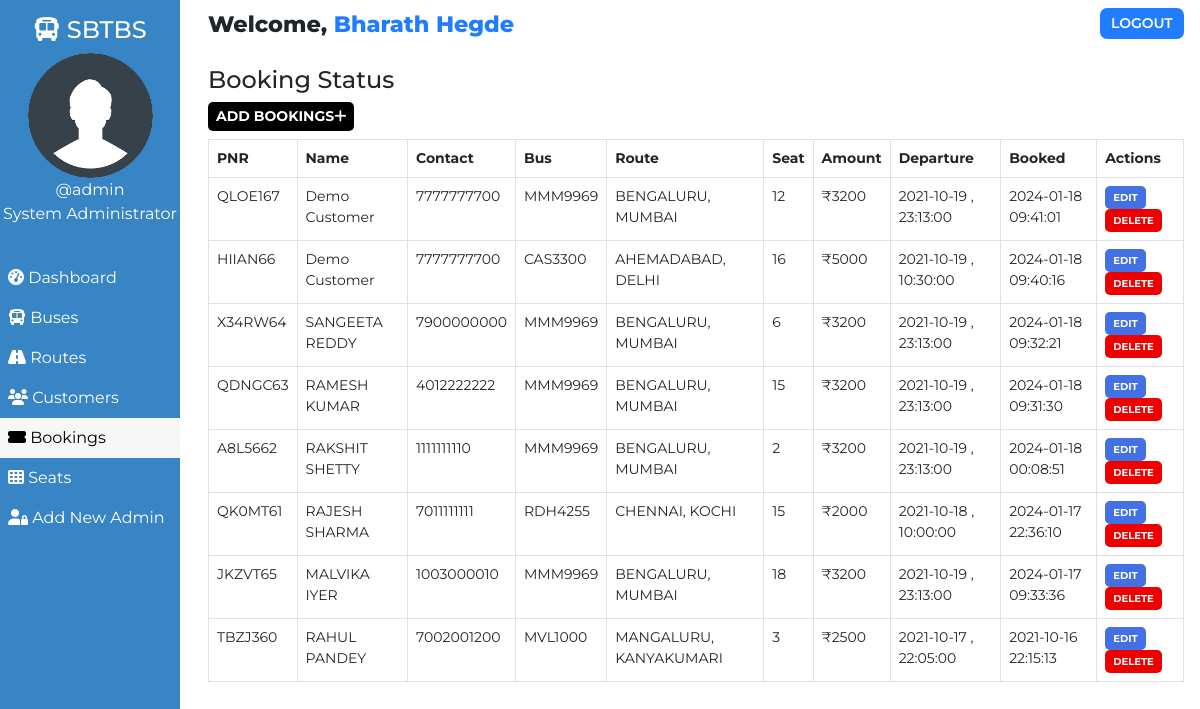
The page /admin/booking.php (signed in) on the database its author committed.
### tables this page shows
CREATE TABLE `users` (
  `user_id` int(11) NOT NULL,
  `user_fullname` varchar(100) NOT NULL,
  `user_name` varchar(30) NOT NULL,
  `user_password` varchar(255) NOT NULL,
  `user_created` datetime NOT NULL DEFAULT CURRENT_TIMESTAMP
);

CREATE TABLE `bookings` (
  `id` int(100) NOT NULL,
  `booking_id` varchar(255) NOT NULL,
  `customer_id` varchar(255) NOT NULL,
  `route_id` varchar(255) NOT NULL,
  `customer_route` varchar(200) NOT NULL,
  `booked_amount` varchar(100) NOT NULL,
  `booked_seat` varchar(100) NOT NULL,
  `booking_created` datetime NOT NULL DEFAULT CURRENT_TIMESTAMP
);

CREATE TABLE `customers` (
  `id` int(100) NOT NULL,
  `customer_id` varchar(255) NOT NULL,
  `customer_name` varchar(30) NOT NULL,
  `customer_phone` varchar(10) NOT NULL,
  `customer_created` datetime NOT NULL DEFAULT CURRENT_TIMESTAMP
);

CREATE TABLE `routes` (
  `id` int(100) NOT NULL,
  `route_id` varchar(255) NOT NULL,
  `bus_no` varchar(155) NOT NULL,
  `route_cities` varchar(255) NOT NULL,
  `route_dep_date` date NOT NULL,
  `route_dep_time` time NOT NULL,
  `route_step_cost` int(100) NOT NULL,
  `route_created` datetime NOT NULL DEFAULT CURRENT_TIMESTAMP
);

### assets/partials/_functions.php (called while the page is built, shortened)
<?php
    function get_from_table($conn, $table, $primaryKey, $pKeyValue, $toget)
    {
        $sql = "SELECT * FROM $table WHERE $primaryKey='$pKeyValue'";
        $result = mysqli_query($conn, $sql);
        $row = mysqli_fetch_assoc($result);
        if($row)
        {
            return $row["$toget"];
        }
        return false;
    }
?>

### admin/booking.php (the view, shortened to what this page needs)
<!DOCTYPE html>
<html lang="en">
<head>
    <link href="https://cdn.jsdelivr.net/npm/bootstrap@5.0.1/dist/css/bootstrap.min.css" rel="stylesheet">
    <?php
        $page="booking";
    ?>
</head>
<body>
    <?php require '../assets/partials/_admin-header.php';?>
        <?php
            $resultSql = "SELECT * FROM `bookings` ORDER BY booking_created DESC";
            $resultSqlResult = mysqli_query($conn, $resultSql);
            if(!mysqli_num_rows($resultSqlResult)){ ?>
                <div class="container mt-4">
                    <div id="noCustomers" class="alert alert-dark " role="alert">
                        <h1 class="alert-heading">No Bookings Found!!</h1>
                        <p class="fw-light">Be the first person to add one!</p>
                        <hr>
                        <div id="addCustomerAlert" class="alert alert-success" role="alert">
                                Click on <button id="add-button" class="button btn-sm"type="button"data-bs-toggle="modal" data-bs-target="#addModal">ADD <i class="fas fa-plus"></i></button> to add a booking!
                        </div>
                    </div>
                </div>
            <?php }
            else { ?>
            <section id="booking">
                <div id="head">
                    <h4>Booking Status</h4>
                </div>
                <div id="booking-results">
                    <div>
                        <button id="add-button" class="button btn-sm"type="button"data-bs-toggle="modal" data-bs-target="#addModal">Add Bookings<i class="fas fa-plus"></i></button>
                    </div>
                    <table class="table table-hover table-bordered">
                        <thead>
                            <th>PNR</th>
                            <th>Name</th>
                            <th>Contact</th>
                            <th>Bus</th>
                            <th>Route</th>
                            <th>Seat</th>
                            <th>Amount</th>
                            <th>Departure</th>
                            <th>Booked</th>
                            <th>Actions</th>
                        </thead>
                        <?php
                            while($row = mysqli_fetch_assoc($resultSqlResult))
                            {
                                $id = $row["id"];
                                $customer_id = $row["customer_id"];
                                $route_id = $row["route_id"];
                                $pnr = $row["booking_id"];
                                $customer_name = get_from_table($conn, "customers","customer_id", $customer_id, "customer_name");
                                $customer_phone = get_from_table($conn,"customers","customer_id", $customer_id, "customer_phone");
                                $bus_no = get_from_table($conn, "routes", "route_id", $route_id, "bus_no");
                                $route = $row["customer_route"];
                                $booked_seat = $row["booked_seat"];
                                $booked_amount = $row["booked_amount"];
                                $dep_date = get_from_table($conn, "routes", "route_id", $route_id, "route_dep_date");
                                $dep_time = get_from_table($conn, "routes", "route_id", $route_id, "route_dep_time");
                                $booked_timing = $row["booking_created"];
                        ?>
                        <tr>
                            <td>
                                <?php
                                    echo $pnr;
                                ?>
                            </td>
                            <td>
                                <?php
                                    echo $customer_name;
                                ?>
                            </td>
                            <td>
                                <?php
                                    echo $customer_phone;
                                ?>
                            </td>
                            <td>
                                <?php
                                    echo $bus_no;
                                ?>
                            </td>
                            <td>
                                <?php
                                    echo $route;
                                ?>
                            </td>
                            <td>
                                <?php
                                    echo $booked_seat;
                                ?>
                            </td>
                            <td>
                                <?php
                                    echo '₹'.$booked_amount;
                                ?>
                            </td>
                            <td>
                                <?php
                                    echo $dep_date . " , ". $dep_time;
                                ?>
                            </td>
                            <td>
                                <?php
                                    echo $booked_timing;
                                ?>
                            </td>
                            <td>
                            <button class="button btn-sm edit-button" data-link="<?php echo $_SERVER['REQUEST_URI']; ?>" data-customerid="<?php
                                                echo $customer_id;?>" data-id="<?php
                                                echo $id;?>" data-name="<?php
                                                echo $customer_name;?>" data-phone="<?php
                                                echo $customer_phone;?>" >Edit</button>
                                <button class="button delete-button btn-sm" data-bs-toggle="modal" data-bs-target="#deleteModal"
                                data-id="<?php
                                                echo $id;?>" data-bookedseat="<?php
                                                echo $booked_seat;
                                            ?>" data-routeid="<?php
                                            echo $route_id;
                                        ?>"> Delete</button>
                            </td>
                        </tr>
                        <?php
                        }
                    ?>
                    </table>
                </div>
            </section>
            <?php } ?>
        </div>
    </main>
</body>
</html>

### assets/partials/_admin-header.php
<?php
    require '_functions.php';
    $conn = db_connect();
    $user_id = $_SESSION['user_id'];
    $sql = "SELECT * FROM users WHERE user_id = $user_id";
    $result = mysqli_query($conn, $sql);
    if($row = mysqli_fetch_assoc($result))
    {
        $user_fullname = $row["user_fullname"];
        $user_name = $row["user_name"];
    }
?>
    <main id="container">
        <div id="sidebar">
            <h4><i class="fas fa-bus"></i> SBTBS</h4>
            <div>
                <img class="adminDp" src="../assets/img/userav-min.png" height="125px" alt="Admin Profile Pic">
                <p>
                    <?php  echo '@'.$user_name;  ?>
                </p>
                <p>System Administrator</p>
            </div>
            <ul id="options">
                <li class="option <?php if($page=='dashboard'){ echo 'active';}?>">
                    <a href="./dashboard.php">
                    <i class="fas fa-tachometer-alt"></i> Dashboard
                    </a>
                </li>
                <li class="option <?php if($page=='bus'){ echo 'active';}?>">
                    <a href="./bus.php">
                    <i class="fas fa-bus"></i> Buses
                    </a>
                </li>
                <li class="option <?php if($page=='route'){ echo 'active';}?>">
                    <a href="./route.php">
                    <i class="fas fa-road"></i> Routes
                    </a>
                </li>
                <li class="option <?php if($page=='customer'){ echo 'active';}?>">
                    <a href="./customer.php">
                    <i class="fas fa-users"></i> Customers
                    </a>
                </li>
                <li class="option <?php if($page=='booking'){ echo 'active';}?>">
                    <a href="./booking.php">
                    <i class="fas fa-ticket-alt"></i> Bookings
                    </a>
                </li>
                <li class="option <?php if($page=='seat'){ echo 'active';}?>">
                    <a href="./seat.php">
                    <i class="fas fa-th"></i> Seats
                    </a>
                </li>
                <li class="option <?php if($page=='signup'){ echo 'active';}?>">
                    <a href="./signup.php">
                    <i class="fas fa-user-lock"></i> Add New Admin
                    </a>
                </li>
            </ul>
        </div>
        <div id="main-content">
            <section id="welcome">
                <ul>
                    <li class="welcome-item">Welcome,
                        <span id="USER">
                            <?php
                                echo $user_fullname;
                            ?>
                        </span>
                    </li>
                    <li class="welcome-item">
                        <button id="logout" class="btn-sm">
                            <a href="../assets/partials/_logout.php">LOGOUT</a>
                        </button>
                    </li>
                </ul>
            </section>

### assets/styles/admin.php (style rules this page uses)
body { margin: 0; box-sizing: border-box; font-family: 'Montserrat', sans-serif; background-color: white; }
html { scroll-behavior: smooth; }
*, *::after, *::before { box-sizing: inherit; }
#USER { color: #207DFF; }
.adminDp { border-radius: 50%; }
#welcome { background-color: white; }
#welcome ul { display: flex; justify-content: space-between; list-style-type: none; padding: 0; margin: 0; }
#welcome li { margin: 0 1rem; padding: 0.5rem 0; }
#welcome li:first-child { font-weight: 800; font-size: 1.4rem; }
#logout { padding: 0.3rem 0.7rem; background-color: #207DFF; font-weight: 600; outline: none; border: none; border-radius: 7px; }
#logout a { color: white; text-decoration: none; }
@media only screen and (min-width:1000px) { #sidebar { text-align: center; background-color: #3885c5; color: white; width: 15%; position: fixed; top: 0%; padding-top: 1rem; z-index: 2; height: 100vh; } }
@media only screen and (min-width:1000px) { #sidebar p { margin: 0; } }
@media only screen and (min-width:1000px) { #sidebar ul { margin-top: 2rem; } }
@media only screen and (min-width:1000px) { #options { list-style-type: none; text-align: left; padding-left: 0; } }
@media only screen and (min-width:1000px) { .option a { display: block; padding: 0.5rem; text-decoration: none; color: inherit; } }
@media only screen and (min-width:1000px) { .active { background-color:#f7f7f7; color:black; } }
@media only screen and (min-width:1000px) { #main-content { margin-left: 16%; } }

### assets/styles/admin-options.php (style rules this page uses)
* { font-family: Montserrat; }
#booking #head, #customer #head, #route #head, #seat #head, #bus #head { padding-top: 1rem; }
#booking, #customer, #route, #bus, #seat { padding: 0 1rem; }
#booking-results > div, #customer-results > div, #route-results > div, #bus-results > div { margin-bottom: 0.5rem; }
#booking-results button, #customer-results button, #route button, #bus-results button { border-radius: 5px; }
.button { border: none; font-weight: bold; text-transform: uppercase; }
#add-button { background-color: black; color: white; }
table { font-size: 14px; }
table th,td { padding-left: 0.3rem; }
table button { color: white; }
.edit-button { background-color: #4370E2; }
.delete-button { background-color: #EF0000; }
.edit-button, .delete-button { font-size: 10px }

### rows shown on the page
users: user_name "admin", user_fullname "Bharath Hegde"
bookings: booking "QLOE167", customer.customer_name "Demo Customer", customer.customer_phone "7777777700", route.bus_no "MMM9969", customer_route "BENGALURU, MUMBAI", booked_seat "12", booked_amount "3200", route.route_dep_date "2021-10-19", route.route_dep_time "23:13:00", booking_created "2024-01-18 09:41:01"
bookings: booking "HIIAN66", customer.customer_name "Demo Customer", customer.customer_phone "7777777700", route.bus_no "CAS3300", customer_route "AHEMADABAD, DELHI", booked_seat "16", booked_amount "5000", route.route_dep_date "2021-10-19", route.route_dep_time "10:30:00", booking_created "2024-01-18 09:40:16"
bookings: booking "X34RW64", customer.customer_name "SANGEETA REDDY", customer.customer_phone "7900000000", route.bus_no "MMM9969", customer_route "BENGALURU, MUMBAI", booked_seat "6", booked_amount "3200", route.route_dep_date "2021-10-19", route.route_dep_time "23:13:00", booking_created "2024-01-18 09:32:21"
bookings: booking "QDNGC63", customer.customer_name "RAMESH KUMAR", customer.customer_phone "4012222222", route.bus_no "MMM9969", customer_route "BENGALURU, MUMBAI", booked_seat "15", booked_amount "3200", route.route_dep_date "2021-10-19", route.route_dep_time "23:13:00", booking_created "2024-01-18 09:31:30"
bookings: booking "A8L5662", customer.customer_name "RAKSHIT SHETTY", customer.customer_phone "1111111110", route.bus_no "MMM9969", customer_route "BENGALURU, MUMBAI", booked_seat "2", booked_amount "3200", route.route_dep_date "2021-10-19", route.route_dep_time "23:13:00", booking_created "2024-01-18 00:08:51"
bookings: booking "QK0MT61", customer.customer_name "RAJESH SHARMA", customer.customer_phone "7011111111", route.bus_no "RDH4255", customer_route "CHENNAI, KOCHI", booked_seat "15", booked_amount "2000", route.route_dep_date "2021-10-18", route.route_dep_time "10:00:00", booking_created "2024-01-17 22:36:10"
bookings: booking "JKZVT65", customer.customer_name "MALVIKA IYER", customer.customer_phone "1003000010", route.bus_no "MMM9969", customer_route "BENGALURU, MUMBAI", booked_seat "18", booked_amount "3200", route.route_dep_date "2021-10-19", route.route_dep_time "23:13:00", booking_created "2024-01-17 09:33:36"
bookings: booking "TBZJ360", customer.customer_name "RAHUL PANDEY", customer.customer_phone "7002001200", route.bus_no "MVL1000", customer_route "MANGALURU, KANYAKUMARI", booked_seat "3", booked_amount "2500", route.route_dep_date "2021-10-17", route.route_dep_time "22:05:00", booking_created "2021-10-16 22:15:13"
